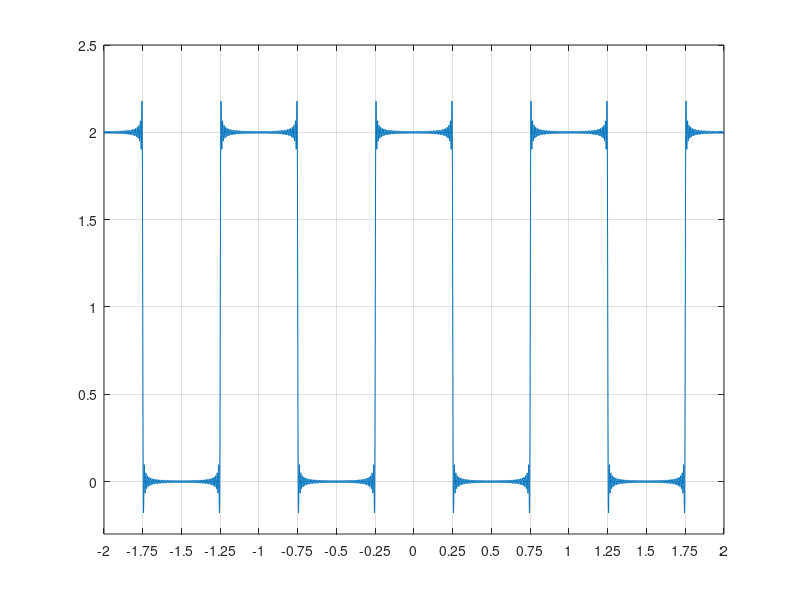

Write MATLAB code to recreate this figure.
t=-2:0.001:2;
x=1;
sign=2;
for n = 1:2:100
 x=x+4/(n*pi)*cos(2*pi*n*t)*(-1)^sign;
 sign=sign+1;
 plot(t, x)
 axis([-2 2 -0.3 2.5])
end
grid on
set(gca, 'xtick', -2:1/4:2)
